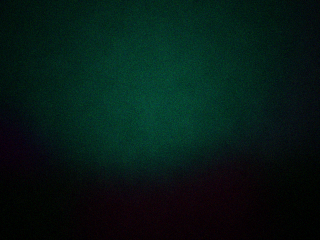
#> input picture data/low/test_024.png, 320 x 240 px; its folder holds 4 pictures in this run
$ python make_figures.py   (older library calls are emulated)
#> lines starting #> are read from the running program, lines starting #| are printed output that depends on the picture
### run_bench.py
# -*- coding: utf-8 -*-
"""
run_bench.py
在 data/ 上跑全部方法，输出汇总指标表（CSV / Markdown）和可视化网格图。

用法：
    python run_bench.py --data data --out results
    python run_bench.py --data data --out results --workers 1
"""
from __future__ import annotations

import argparse
import csv
import glob
import json
import os
from collections import defaultdict

import cv2
import numpy as np

import enhance
import metrics


def load_split(data_dir: str, split: str):
    """按 meta.json 里的 split 字段取文件名，保证训练/测试划分固定。"""
#> called with data_dir = 'data', split = 'test'
    meta_path = os.path.join(data_dir, "meta.json")
    if os.path.exists(meta_path):
        meta = json.load(open(meta_path, encoding="utf-8"))
        names = [it["name"] for it in meta["items"] if it["split"] == split]
    else:  # 没有元数据就按文件名前缀猜
        names = [os.path.basename(p) for p in
                 sorted(glob.glob(os.path.join(data_dir, "low", f"{split}_*.png")))]
    out = []
    for n in names:
        low = cv2.imread(os.path.join(data_dir, "low", n), cv2.IMREAD_COLOR)
#> low is the input picture: shape (240, 320, 3); mean B, G, R 21.5, 26.5, 5.4
        clean = cv2.imread(os.path.join(data_dir, "clean", n), cv2.IMREAD_COLOR)
        if low is not None and clean is not None:
            out.append((n, low, clean))
    return out


# [140 lines left out: functions build_niqe, run, _load_font, _save_grid, not called in this run]


# [8 lines that do not run on import are left out]

### enhance.py
# -*- coding: utf-8 -*-
"""
enhance.py
低照度图像增强的几种经典做法。只依赖 numpy / opencv，便于逐行读懂，
也方便对照报告里的公式。

统一约定
--------
* 输入输出均为 uint8、BGR 三通道（OpenCV 习惯）。
* 凡是只在"亮度"上做处理的方法，都先转到 YCbCr 只动 Y，
  再把 CbCr 原样放回去。这样色相和饱和度不会跟着亮度被一起拉飞，
  也不会出现 Retinex 直接作用于三通道时那种彩色噪点。
* 函数签名统一为 fn(bgr, **params) -> bgr，BENCH 里可以循环调度。

坐标：本文件所有"提亮"都落在 Y 通道上，
      所有"压噪"都发生在提亮之前或之后（见各函数注释）。
"""
from __future__ import annotations

import numpy as np
import cv2


# ----------------------------------------------------------------------------
# 公共工具
# ----------------------------------------------------------------------------
def to_luma(bgr: np.ndarray) -> np.ndarray:
    """取亮度通道 Y。用 YCbCr 的 Y，而不是 RGB 三通道求平均——
    RGB 平均会把颜色信息混进亮度里，后面对 Y 做非线性变换时色偏会更大。"""
    return cv2.cvtColor(bgr, cv2.COLOR_BGR2YCrCb)[:, :, 0].astype(np.float32)


def with_luma(bgr: np.ndarray, y_new: np.ndarray) -> np.ndarray:
    """把处理后的亮度写回去，CbCr 保持不变。"""
    ycc = cv2.cvtColor(bgr, cv2.COLOR_BGR2YCrCb)
    ycc[:, :, 0] = np.clip(y_new, 0, 255).astype(np.uint8)
    return cv2.cvtColor(ycc, cv2.COLOR_YCrCb2BGR)


def _u8(x: np.ndarray) -> np.ndarray:
    return np.clip(x, 0, 255).astype(np.uint8)


def _norm01(x: np.ndarray, lo_pct=1, hi_pct=99) -> np.ndarray:
    """稳健归一化：用 1%/99% 分位数而不是 max/min。
    暗图里常有单个过曝像素或死黑像素，用 max/min 会被它俩带偏。"""
    lo, hi = np.percentile(x, lo_pct), np.percentile(x, hi_pct)
    if hi - lo < 1e-6:
        return np.zeros_like(x)
    return np.clip((x - lo) / (hi - lo), 0, 1)


# ----------------------------------------------------------------------------
# 1. 全局直方图均衡 —— 作为最朴素的基线
# ----------------------------------------------------------------------------
def histogram_equalization(bgr: np.ndarray, **_) -> np.ndarray:
    """按累积分布函数把直方图铺平。
    对低照度图的问题很明显：像素全部堆在 0~30，CDF 在那里几乎是竖直的，
    一点点灰度差就被放大成一大段，噪声因此被指数级放大。"""
    y = to_luma(bgr).astype(np.uint8)
    return with_luma(bgr, cv2.equalizeHist(y))


# ----------------------------------------------------------------------------
# 2. CLAHE —— 分块均衡 + 限制对比度
# ----------------------------------------------------------------------------
def clahe(bgr: np.ndarray, clip=2.0, tiles=8, **_) -> np.ndarray:
    """把图分成 tiles×tiles 块，每块单独均衡，块间双线性插值；
    clipLimit 用来截断直方图峰值，防止某一块里的噪声被过度拉伸。
    但它只治"对比度"，不改"亮度"——低照度图做 CLAHE 后往往还是暗的。"""
    y = to_luma(bgr).astype(np.uint8)
    op = cv2.createCLAHE(clipLimit=clip, tileGridSize=(tiles, tiles))
    return with_luma(bgr, op.apply(y))


# ----------------------------------------------------------------------------
# 3. Gamma 校正
# ----------------------------------------------------------------------------
def gamma(bgr: np.ndarray, g=0.32, **_) -> np.ndarray:
    """幂律变换：out = 255 * (y/255)^g，g<1 时暗部被抬起来。

    为什么它对低照度有效：sRGB 的编码本身近似 gamma≈1/2.2 的幂函数，
    传感器拿到的线性光强被编码时暗部已经压缩过；如果成像时又处在低照度
    （等效于再乘一个小的曝光系数再编码），整条曲线就变成 g≈2.5 的陡坡。
    用 g≈1/2.5 的幂函数反着推回去，正好把"两次压缩"抵掉一次。

    局限：g 是全局常数。同一张图里，暗部抬得合适，亮部就偏亮；反之亦然。
    这也是后面要做自适应/局部方法的动机。
    """
    y = to_luma(bgr) / 255.0
    return with_luma(bgr, np.power(y, g) * 255.0)


# ----------------------------------------------------------------------------
# 4. Gamma + CLAHE 串联
# ----------------------------------------------------------------------------
def gamma_clahe(bgr: np.ndarray, g=0.36, clip=1.5, tiles=8, **_) -> np.ndarray:
    """先用 Gamma 把整体亮度拉起来，再用 CLAHE 补局部对比度。
    顺序不能颠倒：如果先 CLAHE，它均衡的是"最原始的暗直方图"，
    截断阈值相对整幅图的分辨率而言太小，噪声和真实细节混在一起被一起拉伸；
    先 Gamma 之后直方图形态已经接近正常，CLAHE 才只做它擅长的事。"""
    y = np.power(to_luma(bgr) / 255.0, g) * 255.0
    op = cv2.createCLAHE(clipLimit=clip, tileGridSize=(tiles, tiles))
    return with_luma(bgr, op.apply(_u8(y)))


# ----------------------------------------------------------------------------
# 5/6. Retinex（SSR / MSR）
# ----------------------------------------------------------------------------
def _single_scale_log(y: np.ndarray, sigma: float) -> np.ndarray:
    """单尺度对数 Retinex：log R ≈ log I - log(G_σ * I)。
    物理意义：I = L · R（照明 × 反射），用高斯模糊估计低频照明 L，
    在对数域相减就得到反射分量 R，也就是"物体本身的颜色和纹理"。"""
    f = y.astype(np.float32) + 1.0
    blur = cv2.GaussianBlur(f, (0, 0), sigma)
    return np.log10(f) - np.log10(blur + 1.0)


def ssr(bgr: np.ndarray, sigma=80, **_) -> np.ndarray:
    """单尺度 Retinex。sigma 是照明估计的尺度：
    太小 → 只去掉极低频，画面几乎没变；太大 → 把细节也当成照明减掉。"""
    y = to_luma(bgr)
    r = _single_scale_log(y, sigma)
    return with_luma(bgr, _norm01(r) * 255.0)


def msr(bgr: np.ndarray, sigmas=(15, 80, 250), **_) -> np.ndarray:
    """多尺度 Retinex：把几个尺度的 log R 取平均，
    小尺度保细节、大尺度保色调，是 Jobson 等人对 SSR 的直接改进。"""
    y = to_luma(bgr)
    acc = np.zeros_like(y, dtype=np.float32)
    for s in sigmas:
        acc += _single_scale_log(y, s)
    acc /= len(sigmas)
    return with_luma(bgr, _norm01(acc) * 255.0)


# ----------------------------------------------------------------------------
# 7. 本文方法：自适应 Gamma + 引导滤波噪声抑制
# ----------------------------------------------------------------------------
def _guided_filter(guide: np.ndarray, src: np.ndarray, r=8, eps=1e-2) -> np.ndarray:
    """引导滤波（He et al., 2010）。在窗口内假设输出是引导图的线性函数
    q = a·I + b，通过最小化 (q - p)² 解出 a、b，再对重叠窗口取平均。

    和双边滤波相比，它的优势是边缘处 a≈1、b≈0，不会把梯度翻过来，
    因此不会出现"梯度反转"光晕；而且可以用方框滤波实现，复杂度与半径无关。"""
    g = guide.astype(np.float32)
    p = src.astype(np.float32)
    k = (2 * r + 1, 2 * r + 1)
    mean_g = cv2.blur(g, k)
    mean_p = cv2.blur(p, k)
    corr_g = cv2.blur(g * g, k)
    corr_gp = cv2.blur(g * p, k)
    var_g = corr_g - mean_g * mean_g
    cov_gp = corr_gp - mean_g * mean_p
    a = cov_gp / (var_g + eps)
    b = mean_p - a * mean_g
    return cv2.blur(a, k) * g + cv2.blur(b, k)


def adaptive_gamma_exponent(y: np.ndarray,
                            dark_pct=10, dark_range=(0.04, 0.20),
                            tgt_range=(0.35, 0.60),
                            g_min=0.15, g_max=1.0) -> float:
    """按图像自身的暗部水平反推 gamma，而不是写死一个常数。

    做法分两步：
      ① 取亮度 10% 分位数 p，代表"这张图有多暗"。
      ② 把 p 映射成一个**目标值**——注意目标值不是固定的：
         极暗的图（p<0.04）目标压到 0.35，已经不太暗的图（p>0.20）
         目标放宽到 0.60。然后解 p^g = target，得 g = log(target)/log(p)。

    为什么目标值要随暗度变：如果目标值固定成 0.5，那么本来就亮一点的图
    （比如 p=0.14）会被强行推到 0.5，等于凭空过度提亮，PSNR 掉得很厉害
    ——这一点在实验里很直观：不加这个约束时，几张本身亮度正常的图
    PSNR 从 19.7 掉到 14.4。低照度增强的目标是"把看不见的变看得见"，
    不是"把每张图都推到同一个亮度"。

    为什么用 10% 分位数而不是均值：均值会被少数亮斑、灯源拉高，
    而低照度图像的有效信息恰恰在中低灰度段，分位数更能代表"真正暗到什么程度"。
    """
    p = float(np.percentile(y, dark_pct)) / 255.0
    lo, hi = dark_range
    t = float(np.clip((p - lo) / (hi - lo), 0, 1))
    target = tgt_range[0] + (tgt_range[1] - tgt_range[0]) * t
    p = max(p, 1e-4)
    g = np.log(max(target, 1e-3)) / np.log(p)
    return float(np.clip(g, g_min, g_max))


def proposed(bgr: np.ndarray,
             dark_pct=10, dark_range=(0.04, 0.20), tgt_range=(0.35, 0.60),
             g_min=0.15, g_max=1.0,
             nr=6, neps=1e-2, detail=0.0, pre_blur=1.5, **_) -> np.ndarray:
    """本文方法：自适应提亮 + 引导滤波压噪。四步，每步对着一个具体毛病。

    ① 自适应 Gamma：由 10% 分位数反推 g，且目标亮度随"有多暗"浮动，
       避免把本来就不暗的图过曝（见 adaptive_gamma_exponent 的说明）。

    ② 提亮。这一步直接把暗部（10~40 灰度）的像素拉开到 30~120，
       结构才看得见。

    ③ 提亮之后压噪。这里的顺序是整条管线的关键：
       Gamma 是非线性映射，导数 d/dy [255·(y/255)^g] = g·(y/255)^(g-1)，
       在 y 很小时趋于无穷。以 g=0.32 为例，y=2 处导数约 8.7、y=10 处约 2.9、
       y=50 处约 1.0，也就是说越暗的像素噪声被放大得越厉害。
       如果先压噪再提亮，压的是"放大前"的噪声，提亮后又原样放大回来；
       必须放在提亮之后，压的才是已经被放大到可见程度的那份噪声。
       去噪用引导滤波，引导图取"提亮后 Y 的轻度高斯平滑版"：
       - 拿平滑版做引导，避免了原图噪声把滤波系数 a 带偏；
       - 引导滤波本身在边缘处 a≈1、b≈0，不会跨越边缘平滑，
         所以不会像纯高斯模糊那样把画面整体摸软。
       半径 r 按估计出的噪声强度自适应，噪声越大给的窗口越大。

    ④ 细节回加（默认关闭，detail=0）：把 ③ 平滑掉的高频按比例加回。
       这一项在本实验里是**负收益**：消融表里加上 detail=0.15 之后
       SSIM 从 0.742 掉到 0.731。原因是合成图的噪声集中在高频，
       和真正的细节同频段，一起加回来等于把刚压下去的噪声又请回来。
       ##### 但在真实照片上未必如此 #####
       真实场景的边缘更陡、更连续，噪声也更偏向低频色斑，
       此时回加高频对肉眼清晰度是有帮助的。所以这里保留开关，
       默认为 0，真实照片使用时可以试 0.1~0.3。
    """
    y = to_luma(bgr)
    g = adaptive_gamma_exponent(y, dark_pct=dark_pct, dark_range=dark_range,
                                tgt_range=tgt_range, g_min=g_min, g_max=g_max)
    lit = np.power(np.clip(y / 255.0, 0, 1), g) * 255.0

    sigma = _noise_sigma(lit)
    r = int(np.clip(nr * (1.0 + sigma / 8.0), 2, 24))
    guide = cv2.GaussianBlur(lit, (0, 0), pre_blur)
    smooth = _guided_filter(guide, lit, r=r, eps=neps)

    if detail > 0:
        lit = smooth + detail * (lit - smooth)
    else:
        lit = smooth
    return with_luma(bgr, np.clip(lit, 0, 255))


def _noise_sigma(y: np.ndarray) -> float:
    """用鲁棒中值估计噪声标准差（Immerkær 的经典做法）：
    对图像与拉普拉斯掩模卷积后取绝对值的中值，再乘经验系数。
    不受边缘影响，比直接算全局标准差准确。"""
    m = np.array([[1, -2, 1], [-2, 4, -2], [1, -2, 1]], np.float32)
    lap = cv2.filter2D(y.astype(np.float32), -1, m)
    return float(np.median(np.abs(lap)) * 0.6745 / 3.0)


# ----------------------------------------------------------------------------
# 方法注册表
# ----------------------------------------------------------------------------
METHODS = {
    "None(原图)": lambda b, **k: b,
    "HE": histogram_equalization,
    "CLAHE": clahe,
    "Gamma": gamma,
    "Gamma+CLAHE": gamma_clahe,
    "SSR": ssr,
    "MSR": msr,
    "本文方法": proposed,
}

### metrics.py
# -*- coding: utf-8 -*-
"""
metrics.py
评价增强结果用的几个指标。分两类，报告里也是分开讨论的：

【有参考】需要真值图
  PSNR      峰值信噪比，衡量整体像素误差
  SSIM      结构相似度，衡量结构/对比度/亮度的相似性
【无参考】只有增强图，真实夜景场景就只能用这类
  LOE       亮度阶次误差 (Lightness Order Error)，衡量增强前后
            "谁比谁亮"的相对关系有没有被打乱，越低越好
  NIQE      自然图像质量评价，用自然图像的统计先验打分，越低越自然
  entropy   信息熵，衡量细节丰富程度（但会把噪声也算成信息，要结合着看）
  contrast  标准差 / 平均梯度，衡量整体对比和清晰度
"""
from __future__ import annotations

import math

import cv2
import numpy as np


# ----------------------------------------------------------------------------
# 有参考指标
# ----------------------------------------------------------------------------
def psnr(ref: np.ndarray, test: np.ndarray) -> float:
    ref = ref.astype(np.float64)
    test = test.astype(np.float64)
    mse = np.mean((ref - test) ** 2)
    if mse < 1e-10:
        return 99.0
    return 10 * math.log10(255.0 ** 2 / mse)


def _ssim_gray(ref: np.ndarray, test: np.ndarray) -> float:
    """标准 SSIM，11x11 高斯窗，sigma=1.5，C1/C2 取常用常数。"""
    C1 = (0.01 * 255) ** 2
    C2 = (0.03 * 255) ** 2
    ref = ref.astype(np.float64)
    test = test.astype(np.float64)
    k = cv2.getGaussianKernel(11, 1.5)
    win = k @ k.T

    mu1 = cv2.filter2D(ref, -1, win)
    mu2 = cv2.filter2D(test, -1, win)
    mu1_sq, mu2_sq, mu1_mu2 = mu1 ** 2, mu2 ** 2, mu1 * mu2
    s1 = cv2.filter2D(ref ** 2, -1, win) - mu1_sq
    s2 = cv2.filter2D(test ** 2, -1, win) - mu2_sq
    s12 = cv2.filter2D(ref * test, -1, win) - mu1_mu2
    num = (2 * mu1_mu2 + C1) * (2 * s12 + C2)
    den = (mu1_sq + mu2_sq + C1) * (s1 + s2 + C2)
    return float(np.mean(num / den))


def ssim(ref: np.ndarray, test: np.ndarray) -> float:
    """彩色图按分量平均，与人眼对彩色的感知大致一致。"""
    vals = [_ssim_gray(ref[:, :, c], test[:, :, c]) for c in range(3)]
    return float(np.mean(vals))


# ----------------------------------------------------------------------------
# 无参考指标
# ----------------------------------------------------------------------------
def loe(img_low: np.ndarray, img_enh: np.ndarray, step: int = 4) -> float:
    """亮度阶次误差。
    LOE = (1/(m*n)) * sum sum U(L(x), L(y)) XOR U(Le(x), Le(y))
    U(p,q)=1 若 p>=q。为控制计算量，按 step 采样。
    越低说明原本暗的东西增强后还是偏暗，亮度顺序没乱。
    """
    a = cv2.cvtColor(img_low, cv2.COLOR_BGR2GRAY).astype(np.int16)[::step, ::step]
    b = cv2.cvtColor(img_enh, cv2.COLOR_BGR2GRAY).astype(np.int16)[::step, ::step]
    n = a.size
    lo, hi = a.min(), a.max()
    span = max(hi - lo, 1)
    # 在 [0,1] 上比较；对低照度图先做线性拉伸，避免暗部全部并列
    a = (a - lo) / span
    b = b / 255.0
    # 分块计算，避免 n*n 的矩阵爆内存
    total = 0
    flat_a, flat_b = a.ravel(), b.ravel()
    chunk = 256
    for i in range(0, n, chunk):
        pa = flat_a[i:i + chunk, None] >= flat_a[None, :]
        pb = flat_b[i:i + chunk, None] >= flat_b[None, :]
        total += int(np.count_nonzero(pa != pb))
    return 100.0 * total / (n * n)


# [20 lines left out: functions entropy, contrast, mean_gradient, not called in this run]


class NIQE:
    """NIQE (Mittal et al., 2013) 的简化实现。

    原理：自然图像的一阶（MSCN 系数）和二阶（相邻乘积）统计量服从
    一种比较稳定的多元高斯分布。先在一批自然图像上估计参考分布的
    均值 mu 和协方差 cov，再对测试图计算同样的统计量，
    用两者的马氏距离作为分数。分数越低越接近自然图像。

    这里用 data/clean 里的真值图作为"自然图像"参考集，所以分数是
    "相对这批参考图"的，横向比较各方法时才有效。
    """

    # [47 lines left out: functions __init__, _mscn, _features, score, all_metrics, not called in this run]

### make_figures.py
# -*- coding: utf-8 -*-
"""
make_figures.py
生成报告需要的图：
    fig1_samples.png       数据集样例（真值 / 低照度）
    fig2_histogram.png     低照度前后的亮度直方图 + Gamma 曲线
    fig3_ablation.png      消融实验的柱状图
    fig4_scatter.png       SSIM vs 耗时 散点（性价比）
    fig5_curves.png        不同方法对"暗度"的敏感程度曲线

同时输出 ablation.csv，供报告中的表格使用。

用法：python make_figures.py --data data --out results/figures
"""
from __future__ import annotations

import argparse
import csv
import glob
import os

import cv2
import numpy as np
import matplotlib
matplotlib.use("Agg")
import matplotlib.pyplot as plt

import enhance
import metrics
from run_bench import load_split

plt.rcParams["font.sans-serif"] = ["Microsoft YaHei", "SimHei", "DejaVu Sans"]
plt.rcParams["axes.unicode_minus"] = False


def fig_samples(data_dir, out):
    items = load_split(data_dir, "test")[:4]
    fig, axes = plt.subplots(2, 4, figsize=(12, 5.4))
    for i, (n, low, clean) in enumerate(items):
        axes[0, i].imshow(cv2.cvtColor(clean, cv2.COLOR_BGR2RGB))
        axes[0, i].set_title(f"真值  {n}", fontsize=10)
        axes[1, i].imshow(cv2.cvtColor(low, cv2.COLOR_BGR2RGB))
        axes[1, i].set_title(f"低照度 (均值 {low.mean():.1f})", fontsize=10)
        for a in (axes[0, i], axes[1, i]):
            a.axis("off")
    axes[0, 0].set_ylabel("真值", fontsize=11)
    axes[1, 0].set_ylabel("输入", fontsize=11)
    fig.tight_layout()
    fig.savefig(os.path.join(out, "fig1_samples.jpg"), dpi=170, pil_kwargs={"quality": 90})
    plt.close(fig)


def fig_histogram(data_dir, out):
    """一张图说明问题：低照度像素全挤在低灰度端，直方图是尖峰。"""
#> called with data_dir = 'data', out = 'results/figures'
    n, low, clean = load_split(data_dir, "test")[2]
    y_low = enhance.to_luma(low)
#> in to_luma, `return cv2.cvtColor(bgr, cv2.COLOR_BGR2YCrCb)[:, :, 0].astype(np.float..`:
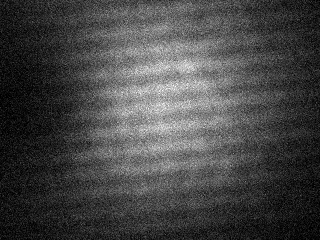
#> returned value: shape (240, 320) float32; min 0, max 29, mean 8; drawn with min black and max white
    y_gt = enhance.to_luma(clean)
    fig, axes = plt.subplots(1, 3, figsize=(13, 3.6))

    axes[0].imshow(cv2.cvtColor(low, cv2.COLOR_BGR2RGB))
    axes[0].set_title("低照度输入", fontsize=11)
    axes[0].axis("off")

    axes[1].hist(y_gt.ravel(), bins=64, range=(0, 255), color="#7f9fbf",
                 label="真值亮度分布")
    axes[1].hist(y_low.ravel(), bins=64, range=(0, 255), color="#c0504d",
                 alpha=0.75, label="低照度亮度分布")
    axes[1].set_xlim(0, 255)
    axes[1].set_xlabel("灰度值")
    axes[1].set_ylabel("像素数")
    axes[1].set_title("亮度直方图对比", fontsize=11)
    axes[1].legend(fontsize=9)

    x = np.linspace(0, 1, 256)
    for g, c in [(1.0, "#999999"), (1 / 2.4, "#4f81bd"), (1 / 1.6, "#9bbb59"),
                 (0.32, "#c0504d")]:
        axes[2].plot(x * 255, 255 * x ** g, color=c, label=f"g={g:.2f}")
    axes[2].plot([0, 255], [0, 255], "--", color="#dddddd", lw=1)
    axes[2].set_xlabel("输入灰度")
    axes[2].set_ylabel("输出灰度")
    axes[2].set_title("Gamma 曲线形状", fontsize=11)
    axes[2].legend(fontsize=9)
    axes[2].grid(alpha=0.25)
    fig.tight_layout()
    fig.savefig(os.path.join(out, "fig2_histogram.jpg"), dpi=170, pil_kwargs={"quality": 90})
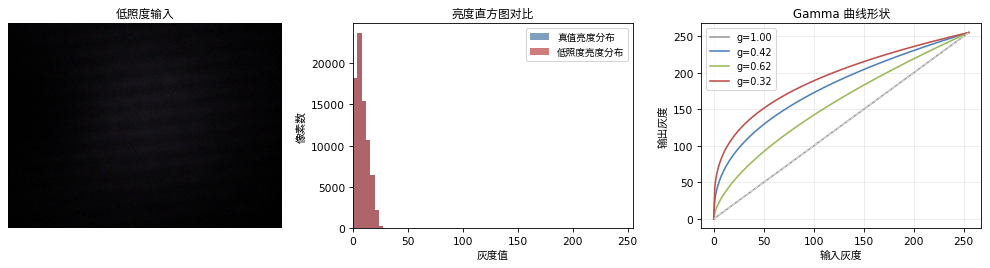
#> figure drawn by matplotlib, 3 panels; panel 2: tallest bar 23661 high, from x = 3.98 to 7.97; panel 2: tallest bar 23661 high, from x = 3.98 to 7.97; panel 3: curve peaks at x = 255, y = 255; panel 3: curve peaks at x = 255, y = 255
    plt.close(fig)


# ---------------------------------------------------------------------------
# 消融实验：从"仅提亮"逐步加到"完整方法"，看每一步贡献多少
# ---------------------------------------------------------------------------
def _pipe(y, g, nr, neps, pre_blur, detail, denoise=True, adaptive=True):
    if adaptive:
        g_use = enhance.adaptive_gamma_exponent(y)
    else:
        g_use = g
    lit = np.power(np.clip(y / 255.0, 0, 1), g_use) * 255.0
    if denoise:
        sigma = enhance._noise_sigma(lit)
        r = int(np.clip(nr * (1.0 + sigma / 8.0), 2, 24))
        guide = cv2.GaussianBlur(lit, (0, 0), pre_blur)
        sm = enhance._guided_filter(guide, lit, r=r, eps=neps)
        lit = sm + detail * (lit - sm) if detail > 0 else sm
    return np.clip(lit, 0, 255)


def ablation(data_dir, out):
#> called with data_dir = 'data', out = 'results/figures'
    items = load_split(data_dir, "test")
    configs = [
        ("①固定Gamma g=0.32\n(仅提亮)", dict(adaptive=False, denoise=False, g=0.32,
                                         nr=6, neps=1e-2, pre_blur=1.5, detail=0)),
        ("②自适应Gamma\n(仅提亮)", dict(adaptive=True, denoise=False, g=0.32,
                                     nr=6, neps=1e-2, pre_blur=1.5, detail=0)),
        ("③自适应+引导滤波\n去噪", dict(adaptive=True, denoise=True, g=0.32,
                                    nr=6, neps=1e-2, pre_blur=1.5, detail=0)),
        ("④完整方法\n(本文默认)", dict(adaptive=True, denoise=True, g=0.32,
                                    nr=6, neps=1e-2, pre_blur=1.5, detail=0.0)),
        ("⑤附带项:细节回加\n0.15", dict(adaptive=True, denoise=True, g=0.32,
                                    nr=6, neps=1e-2, pre_blur=1.5, detail=0.15)),
    ]
    rows = []
    for label, cfg in configs:
        ps, ss, ni, lo = [], [], [], []
        for _, low, clean in items:
            y = enhance.to_luma(low)
            ye = _pipe(y, **cfg)
            e = enhance.with_luma(low, ye)
            ps.append(metrics.psnr(clean, e))
            ss.append(metrics.ssim(clean, e))
            lo.append(metrics.loe(low, e))
        rows.append(dict(name=label.replace("\n", " "), PSNR=np.mean(ps),
                         SSIM=np.mean(ss), LOE=np.mean(lo)))
#> this loop made 5 passes
#> pass 1, in _pipe, `lit = np.power(np.clip(y / 255.0, 0, 1), g_use) * 255.0`:
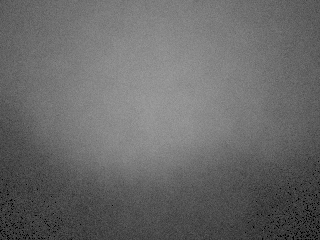
#> lit: shape (240, 320) float32; min 0, max 161.3, mean 105
#> pass 1, in psnr, `ref = ref.astype(np.float64)`:
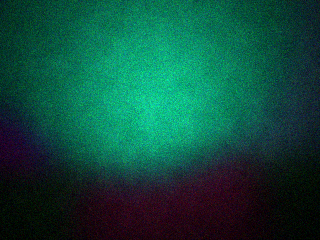
#> ref: shape (240, 320, 3) float64; mean B, G, R 21.5, 26.5, 5.4; drawn with min black and max white
#> pass 1, in psnr, `test = test.astype(np.float64)`:
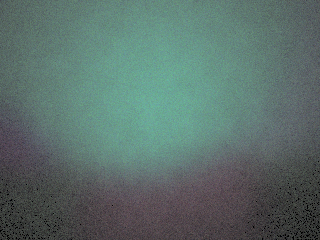
#> test: shape (240, 320, 3) float64; mean of channels 0, 1, 2 106.5, 111.4, 90.3; drawn as B, G, R
#> after the loop:
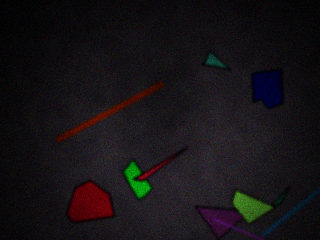
#> clean: shape (240, 320, 3); mean B, G, R 21.9, 19.1, 22.9
#> after the loop:
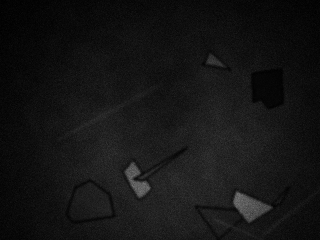
#> y: shape (240, 320) float32; min 0, max 115, mean 20.6

    with open(os.path.join(out, "ablation.csv"), "w", newline="", encoding="utf-8-sig") as f:
        w = csv.DictWriter(f, fieldnames=["name", "PSNR", "SSIM", "LOE"])
        w.writeheader()
        for r in rows:
            w.writerow({k: (round(v, 4) if isinstance(v, float) else v) for k, v in r.items()})

    fig, axes = plt.subplots(1, 2, figsize=(12.5, 4.4))
    names = [r["name"] for r in rows]
#> (the rest of the program and of its run is left out)
